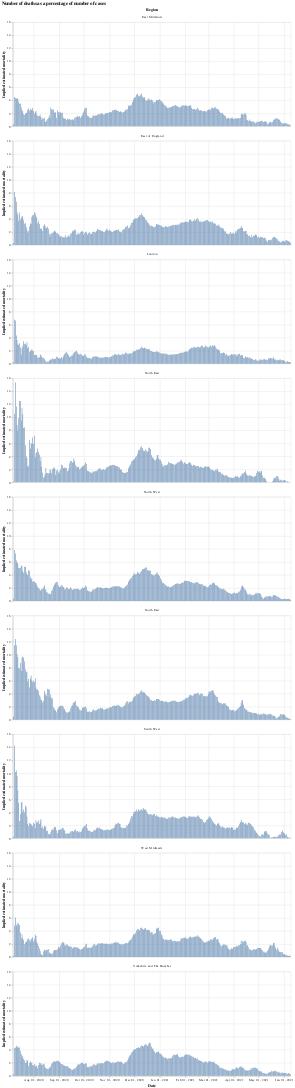

The cell this chart's notebook holds for it:
### Code cell
#collapse
bars = alt.Chart(eng_deaths.query("date >= '2020-07-07'")).mark_bar().encode(
    x=alt.X("yearmonthdate(date):T", axis=alt.Axis(title='Date')),
    y=alt.Y("mortalityEstimated:Q", axis=alt.Axis(title='Implied estimated mortality')),
    tooltip="mortalityEstimated:Q"
).properties(width=800)

bars.facet(alt.Column('areaName', title='Region'), columns=1).properties(title='Number of deaths as a percentage of number of cases')

### Figure 1 — Vega-Lite specification as saved in the notebook (floating-point values rounded to 4 significant figures; data arrays with more than 128 entries replaced by an {"elided": "..."} marker saying what was removed)
{"config": {"view": {"continuousWidth": 400, "continuousHeight": 300}}, "data": {"name": "data-92a36a458fb4e1df2abd12b6ebb8463e"}, "facet": {"type": "nominal", "field": "areaName", "title": "Region"}, "spec": {"mark": "bar", "encoding": {"tooltip": {"type": "quantitative", "field": "mortalityEstimated"}, "x": {"type": "temporal", "axis": {"title": "Date"}, "field": "date", "timeUnit": "yearmonthdate"}, "y": {"type": "quantitative", "axis": {"title": "Implied estimated mortality"}, "field": "mortalityEstimated"}}, "width": 800}, "columns": 1, "title": "Number of deaths as a percentage of number of cases", "$schema": "https://vega.github.io/schema/vega-lite/v4.8.1.json", "datasets": {"data-92a36a458fb4e1df2abd12b6ebb8463e": {"elided": "3159 records"}}}
